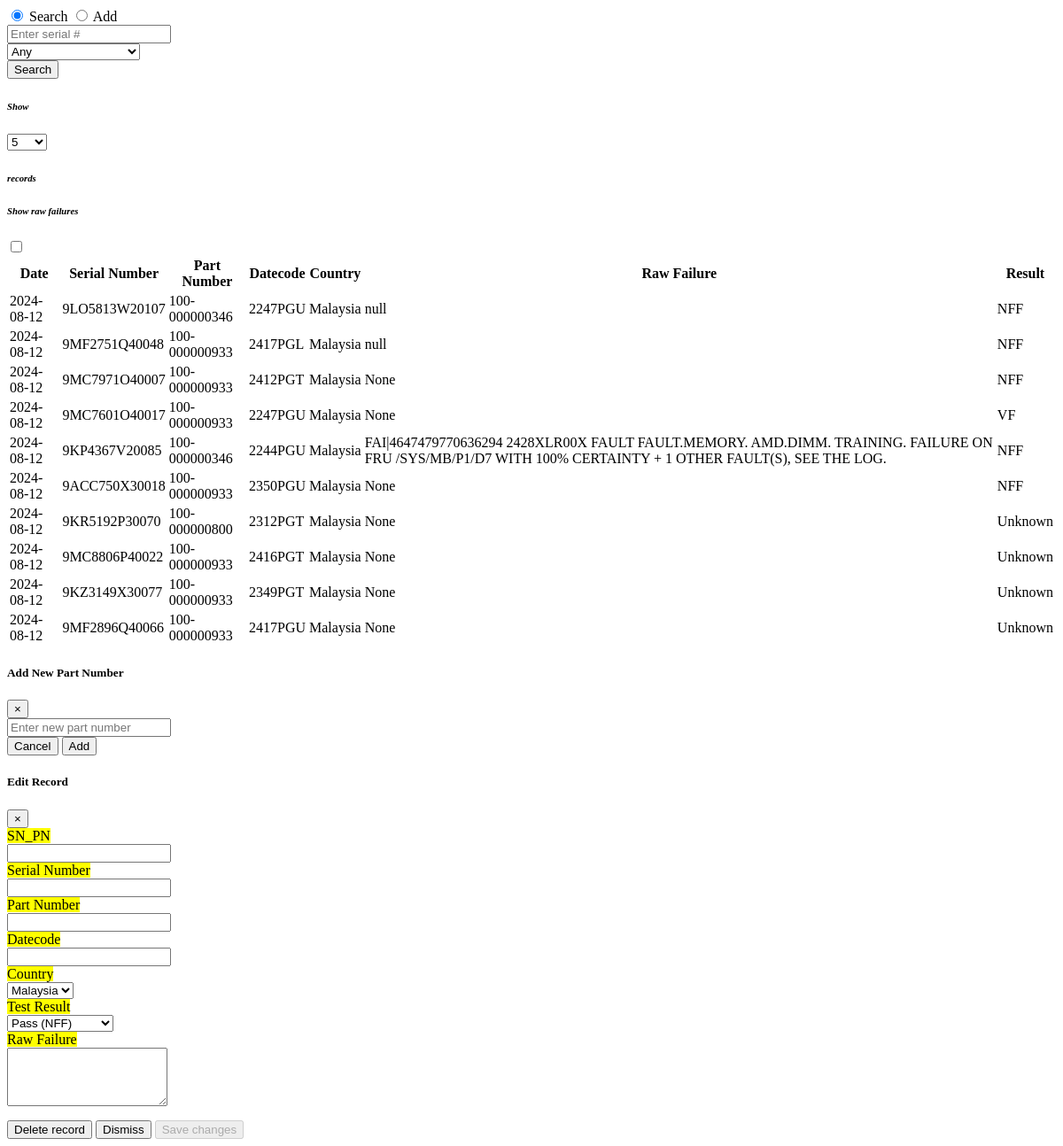
Page /home on the earlier database version.
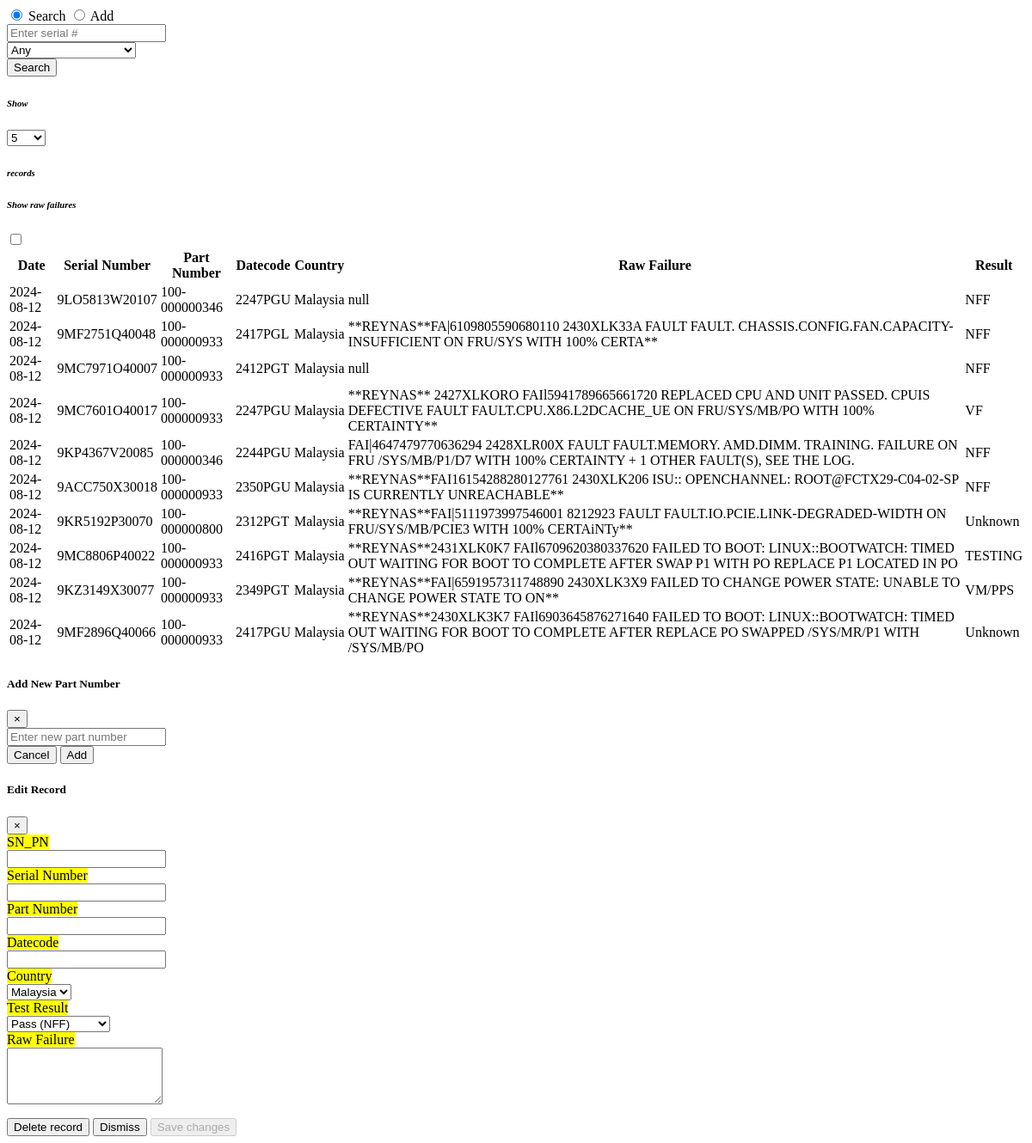
Same page on the later database version.
### tables this page shows
CREATE TABLE UNITS (
        id INTEGER PRIMARY KEY AUTOINCREMENT,
        date_added DATE DEFAULT (CURRENT_DATE),
        serial_number VARCHAR(20) UNIQUE NOT NULL ,
        part_number VARCHAR(20),
        datecode VARCHAR(10),
        country VARCHAR(15),
        composite_snpn VARCHAR(30),
        test_result VARCHAR(10) DEFAULT 'Unknown',
        raw_failure VARCHAR(150)
    );

### app.py (the view)
@app.route('/home')
def home():
    db = get_db()
    units = db.execute('SELECT * FROM UNITS ORDER BY date_added DESC LIMIT 10').fetchall()
    parts = db.execute('SELECT part_number FROM PARTS WHERE enabled = 1').fetchall()
    db.close()
    return render_template('home.html', units=units, parts=parts)

### app.py (called while the page is built)
def get_db():
    db = getattr(g, '_database', None)
    if db is None:
        db = g._database = sqlite3.connect('cputracker.db')
        db.row_factory = sqlite3.Row  # This allows us to access columns by name
    return db

@app.teardown_appcontext
def close_connection(exception):
    db = getattr(g, '_database', None)
    if db is not None:
        db.close()

### templates/home.html (shortened to what this page needs)
   <div class="navbar navbar-dark bg-dark">
    <form class="col-12">
        <div class="form-row">
          <div class="col-2">
            <div class="btn-group btn-group-toggle" data-toggle="buttons">
                <label class="btn btn-lg btn-secondary active" for="searchMode">
                    <input type="radio" name="options" id="searchMode" autocomplete="off" checked onclick="setMode('search')"> Search
                </label>
                <label class="btn btn-lg btn-secondary" for="addMode">
                    <input type="radio" name="options" id="addMode" autocomplete="off" onclick="setMode('add')"> Add
                </label>
            </div>
          </div>
          <div class="col-5">
            <input type="text" class="form-control form-control-lg" id="searchBox" placeholder="Enter serial #">
          </div>
          <div class="col col-3">
            <select class="form-control form-control-lg" id="partNumberDropdown" onchange="handlePartNumberChange()">
                <option value="any">Any</option>
            </select>
          </div>
          <div class="col-2">
            <button class="btn-primary form-control form-control-lg" id="actionButton">Search</button>
          </div>
        </div>
    </form>
 </div>
<div class="container-fluid">
    <div class="row">
        <div class="col-sm-6">
            <label for="recordsPerPage"> <h6><em>Show</em></h6></label>
            <select id="recordsPerPage" class="form-control form-control-sm d-inline-block w-auto">
                <option value="5">5</option>
            </select>
            <label for="recordsPerPage"><h6><em>records</em></h6></label>
        </div>
        <div class="col">
            <label for="show-raw-failures"><h6><em>Show raw failures</em></h6></label>
            <input type="checkbox" id="show-raw-failures" name="show-raw-failures">
        </div>
    </div>
    <table id='home_results_table' class="table table-bordered table-striped table-hover">
        <thead class="table-dark">
            <tr>
                <th data-column="date_added">Date</th>
                <th data-column="serial_number">Serial Number</th>
                <th data-column="part_number">Part Number</th>
                <th data-column="datecode">Datecode</th>
                <th data-column="country">Country</th>
                <th class="raw-failure-column" data-column="raw_failure">Raw Failure</th>
                <th data-column="test_result">Result</th>
            </tr>
        </thead>
        <tbody>
            {% if units %}
                {% for unit in units %}
                <tr record_id="{{ unit.id }}">
                    <td class="text-nowrap">{{ unit.date_added }}</td>
                    <td>{{ unit.serial_number }}</td>
                    <td class="text-nowrap">{{ unit.part_number }}</td>
                    <td>{{ unit.datecode }}</td>
                    <td>{{ unit.country }}</td>
                    <td class="raw-failure-column">
                        <span class="cell-content">{{ unit.raw_failure }}</span></td>
                    <td>{{ unit.test_result }}</td>
                </tr>
                {% endfor %}
            {% else %}
                <tr>
                <td colspan="4">No units found.</td>
                </tr>
            {% endif %}
        </tbody>
    </table>
</div>
<div class="modal fade" id="addPartModal" tabindex="-1" role="dialog" aria-labelledby="addPartModalLabel" aria-hidden="true">
    <div class="modal-dialog" role="document">
      <div class="modal-content">
        <div class="modal-header">
          <h5 class="modal-title" id="addPartModalLabel">Add New Part Number</h5>
          <button type="button" class="close" data-dismiss="modal" aria-label="Close">
            <span aria-hidden="true">&times;</span>
          </button>
        </div>
        <div class="modal-body">
          <input type="text" class="form-control" id="newPartNumber" placeholder="Enter new part number">
        </div>
        <div class="modal-footer">
          <button type="button" class="btn btn-secondary" data-dismiss="modal">Cancel</button>
          <button type="button" class="btn btn-primary" id="addPartButton">Add</button>
        </div>
      </div>
    </div>
  </div>
<div class="modal fade" id="editModal" tabindex="-1" role="dialog" aria-labelledby="editModalLabel" aria-hidden="true">
    <div class="modal-dialog" role="document">
        <div class="modal-content">
            <div class="modal-header">
                <h5 class="modal-title" id="editModalLabel">Edit Record</h5>
                <button type="button" class="close" data-dismiss="modal" aria-label="Close">
                    <span aria-hidden="true">&times;</span>
                </button>
            </div>
            <div class="modal-body">
                <form id="editForm">
                    <div class="form-group row">
                        <label for="comp_snpn" class="col-md-4 col-form-label text-dark"><mark>SN_PN</mark></label>
                        <div class="col-md-8">
                            <input type="text" class="form-control" id="comp_snpn" required>
                        </div>
                    </div>
                    <div class="form-group row">
                        <label for="serialNumber" class="col-md-4 col-form-label text-dark"><mark>Serial Number</mark></label>
                        <div class="col-md-8">
                            <input type="text" class="form-control" id="serialNumber" pattern="[a-zA-Z0-9]+" required>
                        </div>
                    </div>
                    <div class="form-group row">
                        <label for="partNumber" class="col-md-4 col-form-label  text-dark"><mark>Part Number</mark></label>
                        <div class="col-md-8">
                            <input type="text" class="form-control" id="partNumber" required>
                        </div>
                    </div>
                    <div class="form-group row">
                        <label for="datecode" class="col-md-4 col-form-label  text-dark"><mark>Datecode</mark></label>
                        <div class="col-md-8">
                            <input type="text" class="form-control" id="datecode" list="datecodeSuggestions" required>
                        </div>
                    </div>
                    <div class="form-group row">
                        <label for="country" class="col-md-4 col-form-label  text-dark"><mark>Country</mark></label>
                        <div class="col-md-8">
                            <select class="form-control" id="country">
                                <option value="Malaysia">Malaysia</option>
                            </select>
                        </div>
                    </div>
                    <div class="form-group row">
                        <label for="testResult" class="col-md-4 col-form-label  text-dark"><mark>Test Result</mark></label>
                        <div class="col-md-8">
                            <select class="form-control" id="testResult">
                                <option value="NFF">Pass (NFF)</option>
                            </select>
                        </div>
                    </div>
                    <div class="form-group row">
                        <label for="rawFailure" class="col-md-4 col-form-label  text-dark"><mark>Raw Failure</mark></label>
                        <div class="col-md-8">
                            <textarea class="form-control" id="rawFailure" rows="4"></textarea>
                        </div>
                    </div>
                </form>
            </div>
            <div class="modal-footer container">
                <button type="button" class="btn btn-danger text-nowrap" id="deleteRecordButton">Delete record</button>
                <button type="button" class="btn btn-secondary text-nowrap" id="dismissButton" data-dismiss="modal" onclick="window.location.href='/'">Dismiss</button>
                <button type="button" class="btn btn-success text-nowrap" id="saveChangesButton" disabled>Save changes</button>
            </div>
        </div>
    </div>
</div>

Differences in the rows shown:
changed UNITS "9MF2751Q40048": raw_failure "null" → "**REYNAS**FA|6109805590680110 2430XLK33A FAULT FAULT. CHASSIS.CONFIG.FAN.CAPACITY-INSUFFICIENT ON FRU/SYS WITH 100% CERTA**"
changed UNITS "9MC7971O40007": raw_failure "None" → "null"
changed UNITS "9MC7601O40017": raw_failure "None" → "**REYNAS** 2427XLKORO FAIl5941789665661720 REPLACED CPU AND UNIT PASSED. CPUIS DEFECTIVE FAULT FAULT.CPU.X86.L2DCACHE_UE ON FRU/SYS/MB/PO WITH 100% CERTAINTY**"
changed UNITS "9ACC750X30018": raw_failure "None" → "**REYNAS**FAI16154288280127761 2430XLK206 ISU:: OPENCHANNEL: ROOT@FCTX29-C04-02-SP IS CURRENTLY UNREACHABLE**"
changed UNITS "9KR5192P30070": raw_failure "None" → "**REYNAS**FAI|5111973997546001 8212923 FAULT FAULT.IO.PCIE.LINK-DEGRADED-WIDTH ON FRU/SYS/MB/PCIE3 WITH 100% CERTAiNTy**"
changed UNITS "9MC8806P40022": raw_failure "None" → "**REYNAS**2431XLK0K7 FAIl6709620380337620 FAILED TO BOOT: LINUX::BOOTWATCH: TIMED OUT WAITING FOR BOOT TO COMPLETE AFTER SWAP P1 WITH PO REPLACE P1 LOCATED IN PO"; test_result "Unknown" → "TESTING"
changed UNITS "9KZ3149X30077": raw_failure "None" → "**REYNAS**FAI|6591957311748890 2430XLK3X9 FAILED TO CHANGE POWER STATE: UNABLE TO CHANGE POWER STATE TO ON**"; test_result "Unknown" → "VM/PPS"
changed UNITS "9MF2896Q40066": raw_failure "None" → "**REYNAS**2430XLK3K7 FAIl6903645876271640 FAILED TO BOOT: LINUX::BOOTWATCH: TIMED OUT WAITING FOR BOOT TO COMPLETE AFTER REPLACE PO SWAPPED /SYS/MR/P1 WITH /SYS/MB/PO"
